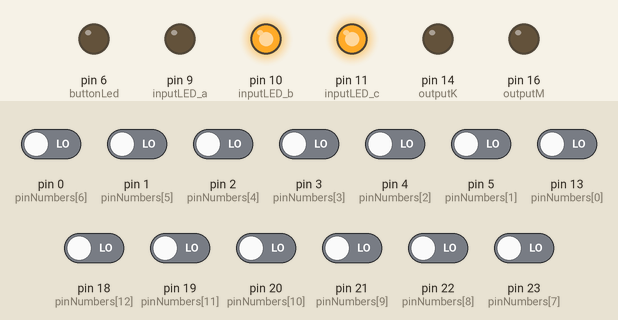
The sketch below on a simulated Arduino Leonardo, built with avr-gcc and run on an emulated ATmega32U4. On the bench: output pins drawn as LEDs (lit = HIGH). The test bench sets the inputs (shaded band); at power-on: pin 0 (pinNumbers[6]), pin 1 (pinNumbers[5]), pin 2 (pinNumbers[4]), pin 3 (pinNumbers[3]), pin 4 (pinNumbers[2]), pin 5 (pinNumbers[1]), pin 13 (pinNumbers[0]), pin 18 (pinNumbers[12]), pin 19 (pinNumbers[11]), pin 20 (pinNumbers[10]), pin 21 (pinNumbers[9]), pin 22 (pinNumbers[8]), pin 23 (pinNumbers[7]) LOW. USB keyboard and mouse output is not drawn.

Above: at 1.6 s.
At 2.8 s:
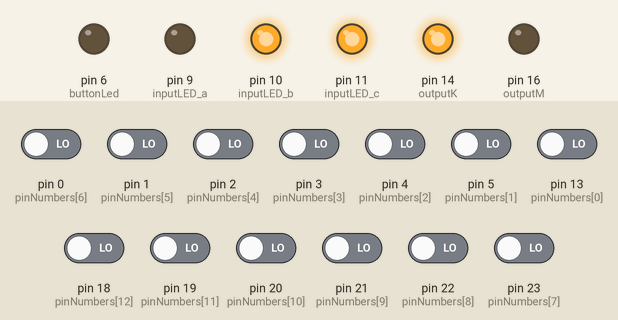
2.9 s: pin 1 (pinNumbers[5]) driven HIGH
At 4.69 s:
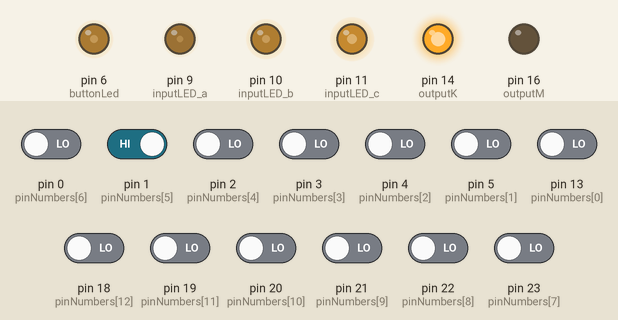
Timing chart, 0 to 4.6 s (numbered marks = the images above; inputs shaded):
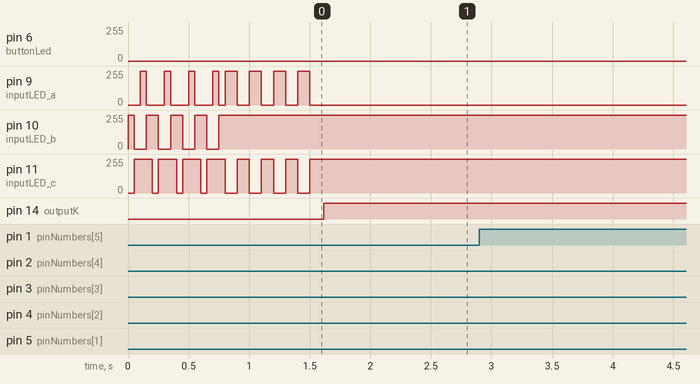

The sketch:

button_basher.ino
```cpp
/*
 ************ MAKEY MAKEY CUSTOM FIRMWARE ************
 *
 * Adapted from:
 *
 * - https://github.com/sparkfun/MaKeyMaKey
 * - https://github.com/DavidRieman/MaKeyMaKey_Flexible/
 *
 */

////////////////////////
// DEFINED CONSTANTS////
////////////////////////

#define BUFFER_LENGTH     3     // 3 bytes gives us 24 samples
#define NUM_INPUTS        13    // 6A + 6D + 1
#define OPTIONS_PER_INPUT 4     // CTRL + ALT + SHIFT + 'letter'
#define KEYS_PER_INPUT    4     // ditto
#define TARGET_LOOP_TIME  744   // (1/56 seconds) / 24 samples = 744 microseconds per sample

#include <Keyboard.h>
#include "settings.h"

/////////////////////////
// STRUCT ///////////////
/////////////////////////

typedef struct {
  byte pinNumber;
  int keyCode[KEYS_PER_INPUT];
  byte measurementBuffer[BUFFER_LENGTH];
  boolean oldestMeasurement;
  byte bufferSum;
  boolean pressed;
  boolean prevPressed;
  boolean isKeyboardKey;
  boolean isReverseInput;
}

MakeyMakeyInput;

MakeyMakeyInput inputs[NUM_INPUTS];

///////////////////////////////////
// VARIABLES //////////////////////
///////////////////////////////////

int bufferIndex = 0;
byte byteCounter = 0;
byte bitCounter = 0;

int pressThreshold;
int releaseThreshold;
boolean inputChanged;

// Pin Numbers
int pinNumbers[NUM_INPUTS] = {
  13,                      // top of makey makey board (left)
  5, 4, 3, 2, 1, 0,        // left side of female header, KEYBOARD
  23, 22, 21, 20, 19, 18   // right side of female header, MOUSE
};

// input status LED pin numbers
const int inputLED_a = 9;
const int inputLED_b = 10;
const int inputLED_c = 11;
const int outputK = 14;
const int outputM = 16;
byte ledCycleCounter = 0;

// timing
int loopTime = 0;
int prevTime = 0;
int loopCounter = 0;

// LED
int buttonLed = 6;
int buttonBrightness = 0;
int buttonFadeAmount = 1;
int buttonDelay = 6;

///////////////////////////
// FUNCTIONS //////////////
///////////////////////////
void initializeArduino();
void initializeInputs();
void updateMeasurementBuffers();
void updateBufferSums();
void updateBufferIndex();
void updateInputStates();
void addDelay();
void cycleLEDs();
void danceLeds();
void updateOutLEDs();

//////////////////////
// SETUP /////////////
//////////////////////
void setup()
{
  initializeArduino();
  initializeInputs();
  danceLeds();
}

////////////////////
// MAIN LOOP ///////
////////////////////
void loop()
{
  updateMeasurementBuffers();
  updateBufferSums();
  updateBufferIndex();
  updateInputStates();
  cycleLEDs();
  updateOutLEDs();
  addDelay();
  fadeButton();
}

//////////////////////////
// INITIALIZE ARDUINO
//////////////////////////
void initializeArduino() {
#ifdef DEBUG
  Serial.begin(9600);  // Serial for debugging
#endif

  /* Set up input pins
   DEactivate the internal pull-ups, since we're using external resistors */
  for (int i=0; i<NUM_INPUTS; i++)
  {
    pinMode(pinNumbers[i], INPUT);
    digitalWrite(pinNumbers[i], LOW);
  }

  pinMode(inputLED_a, INPUT);
  pinMode(inputLED_b, INPUT);
  pinMode(inputLED_c, INPUT);
  digitalWrite(inputLED_a, LOW);
  digitalWrite(inputLED_b, LOW);
  digitalWrite(inputLED_c, LOW);

  pinMode(outputK, OUTPUT);
  pinMode(outputM, OUTPUT);
  digitalWrite(outputK, LOW);
  digitalWrite(outputM, LOW);

  pinMode(buttonLed, OUTPUT);

#ifdef DEBUG
  delay(4000); // allow us time to reprogram in case things are freaking out
#endif

  Keyboard.begin();
}

///////////////////////////
// INITIALIZE INPUTS
///////////////////////////
void initializeInputs() {

  float thresholdPerc = SWITCH_THRESHOLD_OFFSET_PERC;
  float thresholdCenterBias = SWITCH_THRESHOLD_CENTER_BIAS/50.0;
  float pressThresholdAmount = (BUFFER_LENGTH * 8) * (thresholdPerc / 100.0);
  float thresholdCenter = ( (BUFFER_LENGTH * 8) / 2.0 ) * (thresholdCenterBias);
  pressThreshold = int(thresholdCenter + pressThresholdAmount);
  releaseThreshold = int(thresholdCenter - pressThresholdAmount);

  for (int i=0; i<NUM_INPUTS; i++) {
    inputs[i].pinNumber = pinNumbers[i];

    for (int k=0; k<KEYS_PER_INPUT; k++) {
      // Track all the key(s) that are to be triggered by the input 'i'.
      int keyCode = keyCodesAndOptions[i][k];
      inputs[i].keyCode[k] = keyCode;

      if (InputIsKeyboardKey(keyCode)) {
        inputs[i].isKeyboardKey = true;
      }
    }

    for (int j=0; j<BUFFER_LENGTH; j++) {
      inputs[i].measurementBuffer[j] = 0;
    }
  }
}


//////////////////////////////
// UPDATE MEASUREMENT BUFFERS
//////////////////////////////
void updateMeasurementBuffers() {

  for (int i=0; i<NUM_INPUTS; i++) {

    // store the oldest measurement, which is the one at the current index,
    // before we update it to the new one
    // we use oldest measurement in updateBufferSums
    byte currentByte = inputs[i].measurementBuffer[byteCounter];
    inputs[i].oldestMeasurement = (currentByte >> bitCounter) & 0x01;

    boolean newMeasurement;

    // Make the new measurement, by reading the input directly.
    newMeasurement = digitalRead(inputs[i].pinNumber);

    // invert so that true means the switch is closed
    newMeasurement = !newMeasurement;

    // store it
    if (newMeasurement) {
      currentByte |= (1<<bitCounter);
    }
    else {
      currentByte &= ~(1<<bitCounter);
    }
    inputs[i].measurementBuffer[byteCounter] = currentByte;
  }
}

///////////////////////////
// UPDATE BUFFER SUMS
///////////////////////////
void updateBufferSums() {

  // the bufferSum is a running tally of the entire measurementBuffer
  // add the new measurement and subtract the old one

  for (int i=0; i<NUM_INPUTS; i++) {
    byte currentByte = inputs[i].measurementBuffer[byteCounter];
    boolean currentMeasurement = (currentByte >> bitCounter) & 0x01;
    if (currentMeasurement) {
      inputs[i].bufferSum++;
    }
    if (inputs[i].oldestMeasurement) {
      inputs[i].bufferSum--;
    }
  }
}

///////////////////////////
// UPDATE BUFFER INDEX
///////////////////////////
void updateBufferIndex() {
  bitCounter++;
  if (bitCounter == 8) {
    bitCounter = 0;
    byteCounter++;
    if (byteCounter == BUFFER_LENGTH) {
      byteCounter = 0;
    }
  }
}

int InputIsKeyboardKey(int inputCode) {
  return inputCode > 0;
}

void PressKeyboard(int inputIndex) {
  MakeyMakeyInput input = inputs[inputIndex];
  for (int k=0; k<KEYS_PER_INPUT; k++)
  {
    int keyCode = input.keyCode[k];
    if (InputIsKeyboardKey(keyCode))
    {
      if (!input.isReverseInput) {
        Keyboard.press(keyCode);
      } else {
        Keyboard.release(keyCode);
      }
    }
  }
}

void ReleaseKeyboard(int inputIndex)
{
  MakeyMakeyInput input = inputs[inputIndex];
  for (int k=0; k<KEYS_PER_INPUT; k++)
  {
    int keyCode = input.keyCode[k];
    if (InputIsKeyboardKey(keyCode))
    {
      if (!input.isReverseInput) {
        Keyboard.release(keyCode);
      } else {
        Keyboard.press(keyCode);
      }
    }
  }
}

///////////////////////////
// UPDATE INPUT STATES
///////////////////////////
void updateInputStates() {
  for (int i=0; i<NUM_INPUTS; i++) {
    inputs[i].prevPressed = inputs[i].pressed; // store previous pressed state (only used for mouse buttons)
    if (inputs[i].pressed) {
      if (inputs[i].bufferSum < releaseThreshold) {
        if (inputs[i].isKeyboardKey) {
          inputs[i].pressed = false;
          ReleaseKeyboard(i);
        }
      }
    }
    else if (!inputs[i].pressed) {
      if (inputs[i].bufferSum > pressThreshold) {  // input becomes pressed
        if (inputs[i].isKeyboardKey) {
          inputs[i].pressed = true;
          PressKeyboard(i);
        }
      }
    }
  }
}

///////////////////////////
// ADD DELAY
///////////////////////////
void addDelay() {
  loopTime = micros() - prevTime;
  if (loopTime < TARGET_LOOP_TIME) {
    int wait = TARGET_LOOP_TIME - loopTime;
    delayMicroseconds(wait);
  }

  prevTime = micros();
}

///////////////////////////
// CYCLE LEDS
///////////////////////////
void cycleLEDs() {
  pinMode(inputLED_a, INPUT);
  pinMode(inputLED_b, INPUT);
  pinMode(inputLED_c, INPUT);
  digitalWrite(inputLED_a, LOW);
  digitalWrite(inputLED_b, LOW);
  digitalWrite(inputLED_c, LOW);

  ledCycleCounter++;
  ledCycleCounter %= 6;

  if ((ledCycleCounter == 0) && inputs[0].pressed) {
    pinMode(inputLED_a, INPUT);
    digitalWrite(inputLED_a, LOW);
    pinMode(inputLED_b, OUTPUT);
    digitalWrite(inputLED_b, HIGH);
    pinMode(inputLED_c, OUTPUT);
    digitalWrite(inputLED_c, LOW);
  }
  if ((ledCycleCounter == 1) && inputs[1].pressed) {
    pinMode(inputLED_a, OUTPUT);
    digitalWrite(inputLED_a, HIGH);
    pinMode(inputLED_b, OUTPUT);
    digitalWrite(inputLED_b, LOW);
    pinMode(inputLED_c, INPUT);
    digitalWrite(inputLED_c, LOW);
  }
  if ((ledCycleCounter == 2) && inputs[2].pressed) {
    pinMode(inputLED_a, OUTPUT);
    digitalWrite(inputLED_a, LOW);
    pinMode(inputLED_b, OUTPUT);
    digitalWrite(inputLED_b, HIGH);
    pinMode(inputLED_c, INPUT);
    digitalWrite(inputLED_c, LOW);
  }
  if ((ledCycleCounter == 3) && inputs[3].pressed) {
    pinMode(inputLED_a, INPUT);
    digitalWrite(inputLED_a, LOW);
    pinMode(inputLED_b, OUTPUT);
    digitalWrite(inputLED_b, LOW);
    pinMode(inputLED_c, OUTPUT);
    digitalWrite(inputLED_c, HIGH);
  }
  if ((ledCycleCounter == 4) && inputs[4].pressed) {
    pinMode(inputLED_a, OUTPUT);
    digitalWrite(inputLED_a, LOW);
    pinMode(inputLED_b, INPUT);
    digitalWrite(inputLED_b, LOW);
    pinMode(inputLED_c, OUTPUT);
    digitalWrite(inputLED_c, HIGH);
  }
  if ((ledCycleCounter == 5) && inputs[5].pressed) {
    pinMode(inputLED_a, OUTPUT);
    digitalWrite(inputLED_a, HIGH);
    pinMode(inputLED_b, INPUT);
    digitalWrite(inputLED_b, LOW);
    pinMode(inputLED_c, OUTPUT);
    digitalWrite(inputLED_c, LOW);
  }
}

///////////////////////////
// DANCE LEDS
///////////////////////////
void danceLeds()
{
  int delayTime = 50;
  int delayTime2 = 100;

  // CIRCLE
  for(int i=0; i<4; i++)
  {
    // UP
    pinMode(inputLED_a, INPUT);
    digitalWrite(inputLED_a, LOW);
    pinMode(inputLED_b, OUTPUT);
    digitalWrite(inputLED_b, HIGH);
    pinMode(inputLED_c, OUTPUT);
    digitalWrite(inputLED_c, LOW);
    delay(delayTime);

    // RIGHT
    pinMode(inputLED_a, INPUT);
    digitalWrite(inputLED_a, LOW);
    pinMode(inputLED_b, OUTPUT);
    digitalWrite(inputLED_b, LOW);
    pinMode(inputLED_c, OUTPUT);
    digitalWrite(inputLED_c, HIGH);
    delay(delayTime);

    // DOWN
    pinMode(inputLED_a, OUTPUT);
    digitalWrite(inputLED_a, HIGH);
    pinMode(inputLED_b, OUTPUT);
    digitalWrite(inputLED_b, LOW);
    pinMode(inputLED_c, INPUT);
    digitalWrite(inputLED_c, LOW);
    delay(delayTime);

    // LEFT
    pinMode(inputLED_a, OUTPUT);
    digitalWrite(inputLED_a, LOW);
    pinMode(inputLED_b, OUTPUT);
    digitalWrite(inputLED_b, HIGH);
    pinMode(inputLED_c, INPUT);
    digitalWrite(inputLED_c, LOW);
    delay(delayTime);
  }

  // WIGGLE
  for(int i=0; i<4; i++)
  {
    // SPACE
    pinMode(inputLED_a, OUTPUT);
    digitalWrite(inputLED_a, HIGH);
    pinMode(inputLED_b, INPUT);
    digitalWrite(inputLED_b, LOW);
    pinMode(inputLED_c, OUTPUT);
    digitalWrite(inputLED_c, LOW);
    delay(delayTime2);

    // CLICK
    pinMode(inputLED_a, OUTPUT);
    digitalWrite(inputLED_a, LOW);
    pinMode(inputLED_b, INPUT);
    digitalWrite(inputLED_b, LOW);
    pinMode(inputLED_c, OUTPUT);
    digitalWrite(inputLED_c, HIGH);
    delay(delayTime2);
  }
}

void updateOutLEDs()
{
  boolean keyPressed = 0;

  for (int i=0; i<NUM_INPUTS; i++)
  {
    if (inputs[i].pressed)
    {
      if (inputs[i].isKeyboardKey)
      {
        keyPressed = 1;
#ifdef DEBUG
        Serial.print("Key ");
        Serial.print(i);
        Serial.println(" pressed");
#endif
      }
    }
  }

  if (keyPressed)
  {
    digitalWrite(outputK, HIGH);
    TXLED1;
  }
  else
  {
    digitalWrite(outputK, LOW);
    TXLED0;
  }
}

//
// Fade big red button in and out
//
void fadeButton()
{
  analogWrite(buttonLed, buttonBrightness);
  if (buttonDelay-- == 0) {
    buttonDelay = 6;
    buttonBrightness = buttonBrightness + buttonFadeAmount;
    if (buttonBrightness <= 0 || buttonBrightness >= 255 ) {
      buttonFadeAmount = -buttonFadeAmount;
    }
  }
}
```

settings.h
```cpp
#include "Arduino.h"

/**************************
*  KEY CODES AND OPTIONS  *
***************************/

int keyCodesAndOptions[NUM_INPUTS][OPTIONS_PER_INPUT] =
{
  // Output 1,     Output 2,       Output 3,     Option 4,     key,    // Position on MM
  { KEY_LEFT_CTRL, KEY_LEFT_SHIFT, KEY_LEFT_ALT, 'a' },  // left arrow pad
  { KEY_LEFT_CTRL, KEY_LEFT_SHIFT, KEY_LEFT_ALT, 'b' },  // pin D5
  { KEY_LEFT_CTRL, KEY_LEFT_SHIFT, KEY_LEFT_ALT, 'c' },  // pin D4
  { KEY_LEFT_CTRL, KEY_LEFT_SHIFT, KEY_LEFT_ALT, 'd' },  // pin D3
  { KEY_LEFT_CTRL, KEY_LEFT_SHIFT, KEY_LEFT_ALT, 'e' },  // pin D2
  { KEY_LEFT_CTRL, KEY_LEFT_SHIFT, KEY_LEFT_ALT, 'f' },  // pin D1
  { KEY_LEFT_CTRL, KEY_LEFT_SHIFT, KEY_LEFT_ALT, 'g' },  // pin D0
  { KEY_LEFT_CTRL, KEY_LEFT_SHIFT, KEY_LEFT_ALT, 'h' },  // pin A5
  { KEY_LEFT_CTRL, KEY_LEFT_SHIFT, KEY_LEFT_ALT, 'i' },  // pin A4
  { KEY_LEFT_CTRL, KEY_LEFT_SHIFT, KEY_LEFT_ALT, 'j' },  // pin A3
  { KEY_LEFT_CTRL, KEY_LEFT_SHIFT, KEY_LEFT_ALT, 'k' },  // pin A2
  { KEY_LEFT_CTRL, KEY_LEFT_SHIFT, KEY_LEFT_ALT, 'l' },  // pin A1
  { KEY_LEFT_CTRL, KEY_LEFT_SHIFT, KEY_LEFT_ALT, 'm' },  // pin A0
};

///////////////////////////
// NOISE CANCELLATION /////
///////////////////////////
#define SWITCH_THRESHOLD_OFFSET_PERC  5    // number between 1 and 49
                                           // larger value protects better against noise oscillations, but makes it harder to press and release
                                           // recommended values are between 2 and 20
                                           // default value is 5

#define SWITCH_THRESHOLD_CENTER_BIAS 55   // number between 1 and 99
                                          // larger value makes it easier to "release" keys, but harder to "press"
                                          // smaller value makes it easier to "press" keys, but harder to "release"
                                          // recommended values are between 30 and 70
                                          // 50 is "middle" 2.5 volt center
                                          // default value is 55
                                          // 100 = 5V (never use this high)
                                          // 0 = 0 V (never use this low
```
